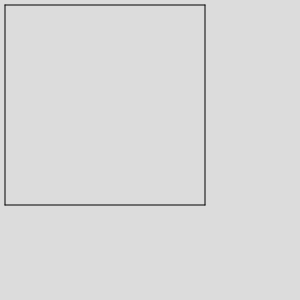
Frame 1 (no input)
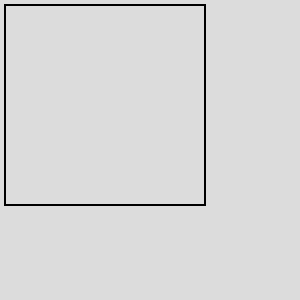
Frame 60 (no input)
Frame 120 (the mouse pressed at the canvas centre since frame 60): identical to frame 60, image omitted

The p5.js sketch that drew these frames (run headless with seeded random() and noise() and a simulated clock; from frame 60 on, the mouse is pressed at the canvas centre):

// p5.js sketch
// ── sketch.js
function setup() {
createCanvas(300, 300);
background(220);
}

function draw() {
  var sx = 5;
  var sy = 5;
  var w  = 200;
line(sx,sy,sx+w,sy);
line(sx,sy,sx,sy+w);
line(sx+w,sy,sx+w,sy+w);
line(sx,sy+w,sx+w,sy+w);
}
